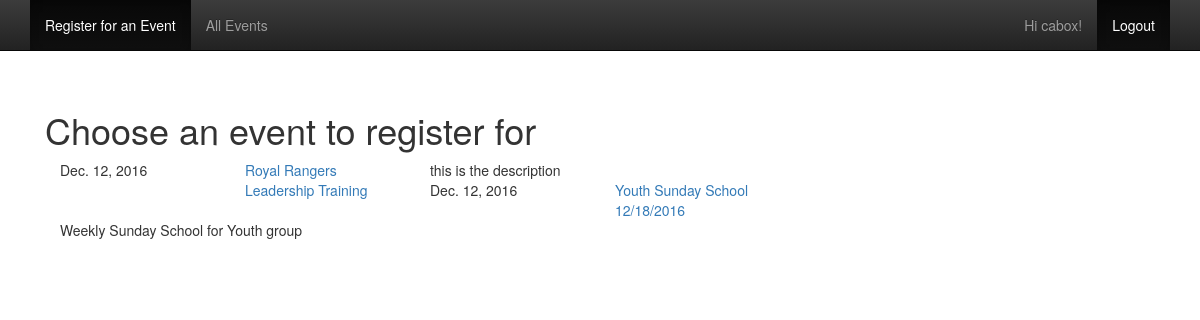
/events/ (signed in), run on the app's committed database.
### events/models.py (models this page shows, shortened)
class Event(models.Model):
    name = models.CharField(max_length=70)
    date_time = models.DateField('Event date time', default=timezone.now)
    description = models.TextField()
    active = models.BooleanField(default=True)
    class Meta:
        ordering = ['-date_time']

### events/views.py (the view)
def index(request):
  event_list = Event.objects.filter(active=True).order_by('-date_time')
  context = {'event_list': event_list}
  return render(request, 'events/index.html', context)

### events/templates/events/index.html (shortened to what this page needs)
{% extends "base.html" %}
{% block content %}
<div class="starter-template">
  <h1>Choose an event to register for</h1>
  {% for event in event_list %}
    <div class='col-md-2'>{{ event.date_time }}</div>
    <div class='col-md-2'><a href="{{ event.id }}/">{{ event.name }}</a></div>
    <div class='col-md-8'>{{ event.description }}</div>
  {% endfor %}
</div>
{% endblock %}

### events/templates/base.html (shortened to what this page needs)
{% load static %}
<html>
  <head>
    <link href="{% static "events/starter-template.css" %}" rel="stylesheet">
    <link rel="stylesheet" href="https://maxcdn.bootstrapcdn.com/bootstrap/3.3.7/css/bootstrap.min.css">
    <link rel="stylesheet" href="https://maxcdn.bootstrapcdn.com/bootstrap/3.3.7/css/bootstrap-theme.min.css">
  </head>
  <body>
    <nav class="navbar navbar-inverse navbar-fixed-top">
      <div class="container">
        <ul class="nav navbar-nav">
          <li class="active"><a href="#">Register for an Event</a></li>
          <li><a href="/events/">All Events</a></li>
        </ul>
        <ul class="nav navbar-nav pull-right">
          {% if user.is_authenticated %}
              <li>
                  <a>Hi {{ user.username }}!</a>
              </li>
              <li class="active">
                  <a href="{% url 'logout' %}">Logout</a>
              </li>
          {% else %}
          <li class="active">
            <a href="{% url 'login' %}">Login</a>
          </li>
          {% endif %}
        </ul>
      </div>
    </nav>
    <div class="container">
      {% block content %} {% endblock %}
    </div>
  </body>
</html>

### events/static/events/starter-template.css (style rules this page uses)
body { padding-top: 50px; }
.starter-template { padding: 40px 15px; text-align: left; }

### data on the page
Event: date_time "Dec. 12, 2016", name "Royal Rangers Leadership Training", description "this is the description"
Event: date_time "Dec. 12, 2016", name "Youth Sunday School 12/18/2016", description "Weekly Sunday School for Youth group"

### other printed values
{{ user.username }} "cabox"
